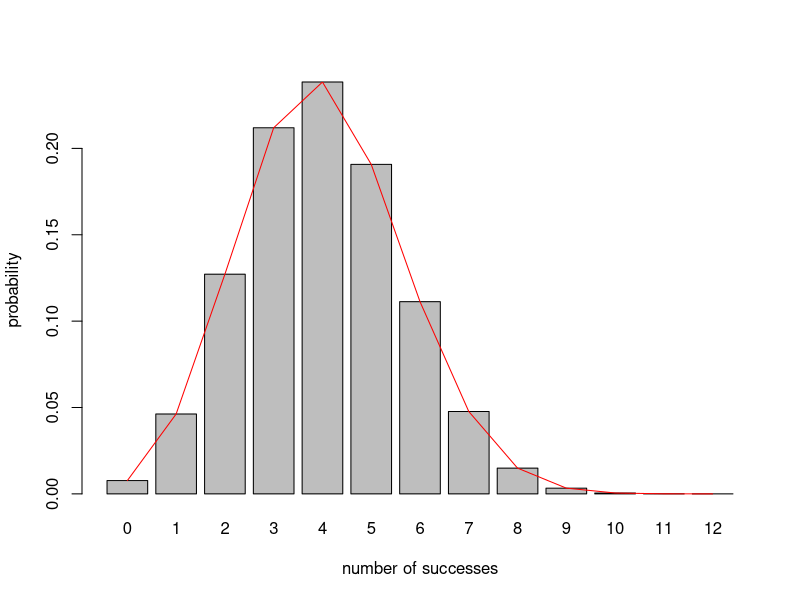

Source code (R):
library(vcd)
# distributions
k <- 0:12
Pk <- dbinom(k, 12, 1/3)
b <- barplot(Pk, names.arg = k
             , xlab = "number of successes"
             , ylab = "probability")
lines(x = b, y = Pk, col = "red")